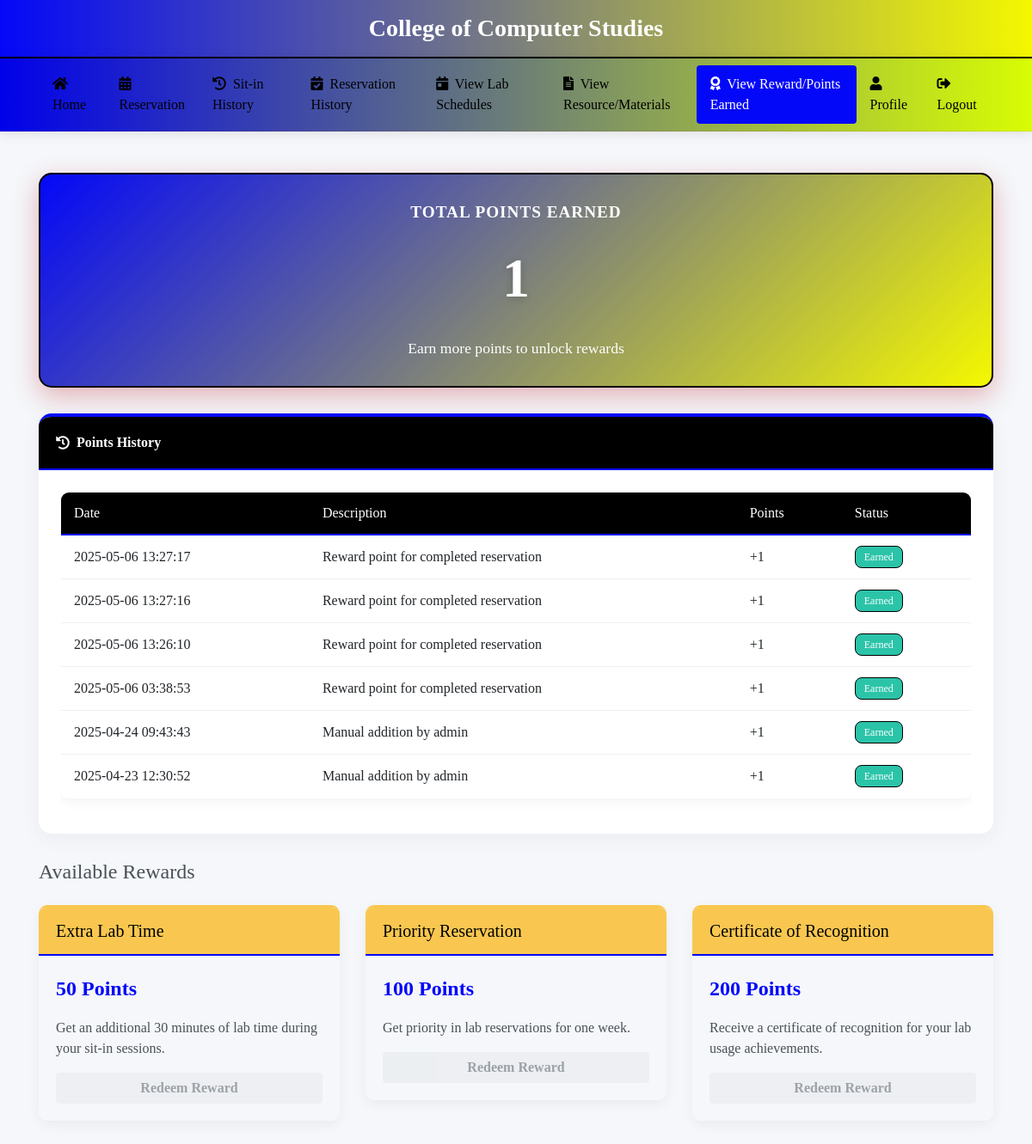
Before: /view_points (signed in) with the older database file.
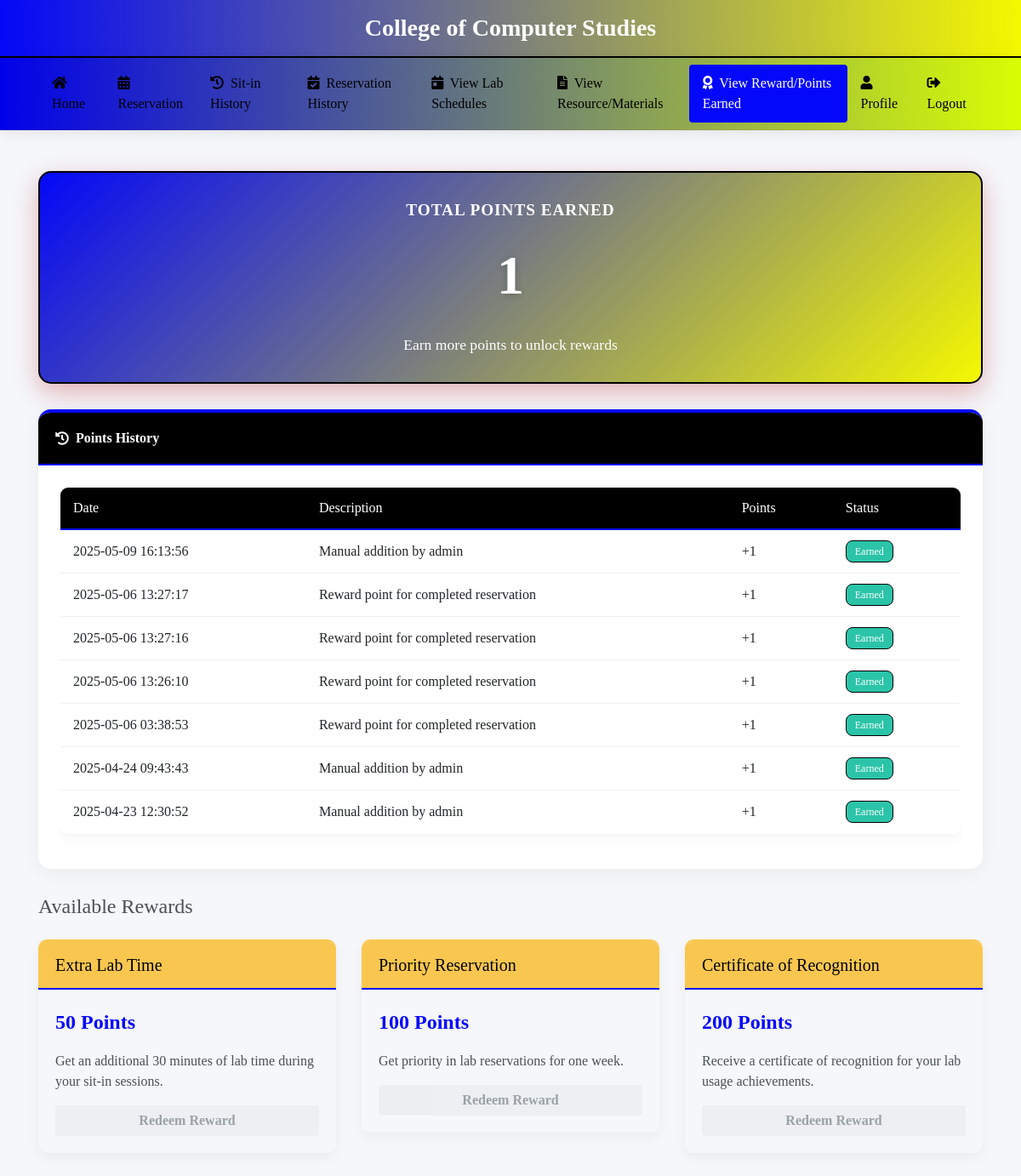
After: the same page with the newer database file.
### tables this page shows
CREATE TABLE points_history (
                        id INTEGER PRIMARY KEY AUTOINCREMENT,
                        student_id TEXT NOT NULL,
                        description TEXT NOT NULL,
                        points INTEGER NOT NULL,
                        created_at TEXT NOT NULL
                    , source TEXT DEFAULT "System", reason TEXT, date TEXT);

### app.py (the view, shortened to what this page needs)
@app.route('/view_points')
def view_points():
    if 'user_id' not in session:
        return redirect(url_for('login'))
    user_id = session['user_id']
    try:
        conn = get_db_connection()
        cursor = conn.cursor()
        cursor.execute('''
            SELECT * FROM users WHERE idno = ?
        ''', (user_id,))
        user = cursor.fetchone()
        cursor.execute('''
            SELECT name FROM sqlite_master
            WHERE type='table' AND name='points_history'
        ''')
        if cursor.fetchone() is not None:
            try:
                cursor.execute('PRAGMA table_info(points_history)')
                columns = [column[1] for column in cursor.fetchall()]
                if 'reason' not in columns:
                    cursor.execute('ALTER TABLE points_history ADD COLUMN reason TEXT')
                    conn.commit()
                time_column = 'created_at'
                if 'created_at' not in columns and 'timestamp' in columns:
                    time_column = 'timestamp'
                elif 'created_at' not in columns:
                    cursor.execute('ALTER TABLE points_history ADD COLUMN created_at TEXT')
                    conn.commit()
                if 'description' not in columns:
                    cursor.execute('ALTER TABLE points_history ADD COLUMN description TEXT')
                    conn.commit()
                cursor.execute(f'''
                    SELECT id, student_id, description, points, {time_column} as date_time
                    FROM points_history
                    WHERE student_id = ?
                    ORDER BY {time_column} DESC
                ''', (user_id,))
                points_history = cursor.fetchall()
            except Exception as inner_e:
                print(f"Error querying points_history: {inner_e}")
                cursor.execute('DROP TABLE points_history')
                conn.commit()
                cursor.execute('''
                    CREATE TABLE points_history (
                        id INTEGER PRIMARY KEY AUTOINCREMENT,
                        student_id TEXT NOT NULL,
                        description TEXT NOT NULL,
                        points INTEGER NOT NULL,
                        created_at TEXT NOT NULL,
                        reason TEXT,
                        source TEXT DEFAULT 'System'
                    )
                ''')
                conn.commit()
                points_history = []
        conn.close()
        return render_template('view_points.html', user=user, points_history=points_history)
    except Exception as e:
        print(f"Error fetching points: {e}")
        return render_template('view_points.html', user=None, points_history=[], error=str(e))

### app.py (called while the page is built, shortened)
def get_db_connection():
    conn = sqlite3.connect('students.db', timeout=30)
    conn.execute("PRAGMA journal_mode=WAL")  # Use Write-Ahead Logging
    conn.row_factory = sqlite3.Row
    try:
        cursor = conn.cursor()
        cursor.execute("PRAGMA table_info(users)")
        columns = [column[1] for column in cursor.fetchall()]
        cursor.execute("PRAGMA table_info(sitins)")
        sitins_columns = [column[1] for column in cursor.fetchall()]
    except Exception as e:
        print(f"Error in get_db_connection: {str(e)}")
    return conn

### templates/view_points.html (shortened to what the changed rows need)
<!DOCTYPE html>
<html lang="en">
<head>
<link rel="stylesheet" href="https://stackpath.bootstrapcdn.com/bootstrap/4.5.2/css/bootstrap.min.css" />
<link rel="stylesheet" href="https://cdnjs.cloudflare.com/ajax/libs/font-awesome/5.15.3/css/all.min.css">
</head>
<body>
<div class="container py-5">
    {% if user %}
        <div class="card">
            <div class="card-body">
                {% if points_history %}
                    <div class="table-responsive">
                        <table class="table">
                            <thead>
                                <tr>
                                    <th>Date</th>
                                    <th>Description</th>
                                    <th>Points</th>
                                    <th>Status</th>
                                </tr>
                            </thead>
                            <tbody>
                                {% for entry in points_history %}
                                    <tr>
                                        <td data-label="Date">{{ entry.date_time }}</td>
                                        <td data-label="Description">{{ entry.description }}</td>
                                        <td data-label="Points">
                                            {% if entry.points > 0 %}
                                                +{{ entry.points }}
                                            {% else %}
                                                {{ entry.points }}
                                            {% endif %}
                                        </td>
                                        <td data-label="Status">
                                            {% if entry.points > 0 %}
                                                <span class="badge badge-positive">Earned</span>
                                            {% else %}
                                                <span class="badge badge-negative">Redeemed</span>
                                            {% endif %}
                                        </td>
                                    </tr>
                                {% endfor %}
                            </tbody>
                        </table>
                    </div>
                {% else %}
                    <div class="no-history">
                        <i class="fas fa-award"></i>
                        <h5>No points history available</h5>
                        <p class="text-muted">Start earning points by using the lab facilities!</p>
                    </div>
                {% endif %}
            </div>
        </div>
    {% else %}
        <div class="text-center py-5">
            <i class="fas fa-exclamation-circle fa-4x mb-3 text-muted"></i>
            <h5 class="text-muted">Unable to load user information</h5>
            <p class="text-muted">Please try again later or contact support</p>
        </div>
    {% endif %}
</div>
</body>
</html>

Changed rows visible on the page:
added points_history: date_time "2025-05-09 16:13:56", description "Manual addition by admin", points "1", shows "Earned"
